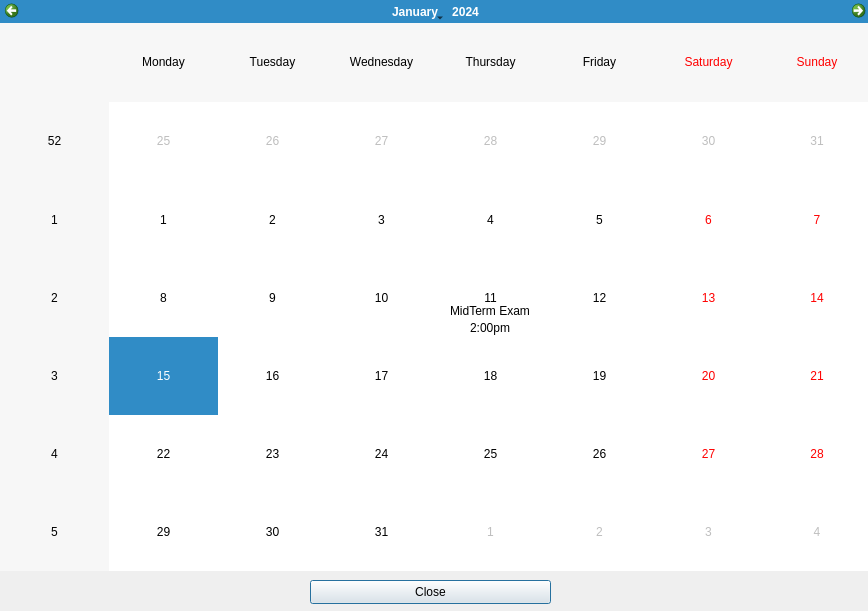
<?xml version="1.0" encoding="UTF-8"?>
<ui version="4.0">
 <class>LargeCalendar</class>
 <widget class="QDialog" name="LargeCalendar">
  <property name="geometry">
   <rect>
    <x>0</x>
    <y>0</y>
    <width>868</width>
    <height>611</height>
   </rect>
  </property>
  <property name="windowTitle">
   <string>Dialog</string>
  </property>
  <widget class="QCalendarWidget" name="calendarWidget">
   <property name="geometry">
    <rect>
     <x>0</x>
     <y>0</y>
     <width>871</width>
     <height>571</height>
    </rect>
   </property>
   <property name="horizontalHeaderFormat">
    <enum>QCalendarWidget::HorizontalHeaderFormat::LongDayNames</enum>
   </property>
  </widget>
  <widget class="QPushButton" name="CloseBtn">
   <property name="geometry">
    <rect>
     <x>310</x>
     <y>580</y>
     <width>241</width>
     <height>24</height>
    </rect>
   </property>
   <property name="text">
    <string>Close</string>
   </property>
  </widget>
  <widget class="QLabel" name="label">
   <property name="geometry">
    <rect>
     <x>450</x>
     <y>300</y>
     <width>81</width>
     <height>21</height>
    </rect>
   </property>
   <property name="text">
    <string>MidTerm Exam</string>
   </property>
  </widget>
  <widget class="QLabel" name="label_2">
   <property name="geometry">
    <rect>
     <x>470</x>
     <y>320</y>
     <width>49</width>
     <height>16</height>
    </rect>
   </property>
   <property name="text">
    <string>2:00pm</string>
   </property>
  </widget>
 </widget>
 <resources/>
 <connections/>
</ui>
